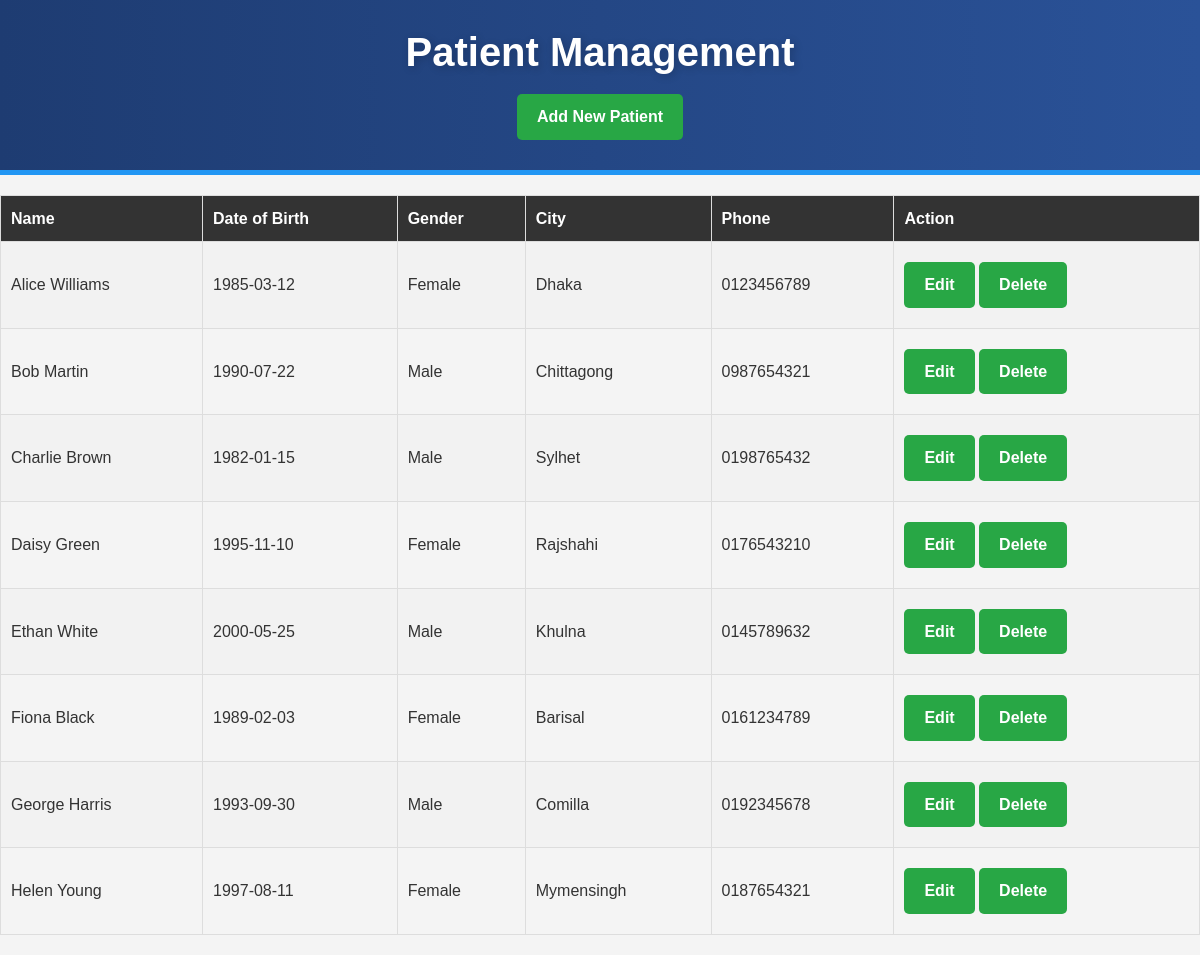
Page /management/patient_management/patients_management.php on the committed database.
### tables this page shows
CREATE TABLE `patients` (
  `patient_id` int(11) NOT NULL,
  `name` varchar(100) DEFAULT NULL,
  `date_of_birth` date DEFAULT NULL,
  `gender` varchar(10) DEFAULT NULL,
  `city` varchar(50) DEFAULT NULL,
  `phone` varchar(15) DEFAULT NULL
);

### management/patient_management/patients_management.php (the view, shortened to what this page needs)
<?php
include('../../includes/db_connection.php');
$sql = "SELECT * FROM patients";
$result = $conn->query($sql);
?>
<!DOCTYPE html>
<html lang="en">
<head>
    <link rel="stylesheet" href="assets/css/style.css">
    <link rel="stylesheet" href="patient.css">
</head>
<body>
<header>
    <h1>Patient Management</h1>
    <a href="add_patient.php" class="btn">Add New Patient</a>
</header>
<table>
    <tr>
        <th>Name</th>
        <th>Date of Birth</th>
        <th>Gender</th>
        <th>City</th>
        <th>Phone</th>
        <th>Action</th>
    </tr>
    <?php
    if ($result->num_rows > 0) {
        while ($row = $result->fetch_assoc()) {
            echo "<tr>
                    <td>" . $row['name'] . "</td>
                    <td>" . $row['date_of_birth'] . "</td>
                    <td>" . $row['gender'] . "</td>
                    <td>" . $row['city'] . "</td>
                    <td>" . $row['phone'] . "</td>
                    <td>
                        <a href='edit_patient.php?id=" . $row['patient_id'] . "' class='btn'>Edit</a>
                        <a href='delete_patient.php?id=" . $row['patient_id'] . "' class='btn'>Delete</a>
                    </td>
                </tr>";
        }
    } else {
        echo "<tr><td colspan='6'>No records found</td></tr>";
    }
    ?>
</table>
</body>
</html>

### assets/css/style.css (style rules this page uses)
* { margin: 0; padding: 0; box-sizing: border-box; }
body { font-family: "Arial", sans-serif; background: #f5f7fa; color: #333; line-height: 1.6; }
h1 { font-size: 2.5rem; margin-bottom: 20px; color: #fff; text-shadow: 2px 2px 8px rgba(0, 0, 0, 0.2); }
a { text-decoration: none; }
header { background: linear-gradient(to right, #1e3c72, #2a5298); color: #fff; text-align: center; padding: 40px 0; border-bottom: 5px solid #2196f3; }

### management/patient_management/patient.css (style rules this page uses)
body { font-family: Arial, sans-serif; margin: 0; padding: 0; background-color: #f4f4f4; }
header { background-color: #333; color: white; padding: 20px; text-align: center; }
h1 { margin: 0; }
a.btn, form button { background-color: #28a745; color: white; padding: 10px 20px; text-decoration: none; border-radius: 5px; font-weight: bold; display: inline-block; margin: 10px 0; cursor: pointer; }
table { width: 100%; margin: 20px 0; border-collapse: collapse; }
table th, table td { padding: 10px; text-align: left; border: 1px solid #ddd; }
table th { background-color: #333; color: white; }
table tr:nth-child(even) { background-color: #f2f2f2; }

### rows in the picture
patients: name "Alice Williams", date_of_birth "1985-03-12", gender "Female", city "Dhaka", phone "0123456789"
patients: name "Bob Martin", date_of_birth "1990-07-22", gender "Male", city "Chittagong", phone "0987654321"
patients: name "Charlie Brown", date_of_birth "1982-01-15", gender "Male", city "Sylhet", phone "0198765432"
patients: name "Daisy Green", date_of_birth "1995-11-10", gender "Female", city "Rajshahi", phone "0176543210"
patients: name "Ethan White", date_of_birth "2000-05-25", gender "Male", city "Khulna", phone "0145789632"
patients: name "Fiona Black", date_of_birth "1989-02-03", gender "Female", city "Barisal", phone "0161234789"
patients: name "George Harris", date_of_birth "1993-09-30", gender "Male", city "Comilla", phone "0192345678"
patients: name "Helen Young", date_of_birth "1997-08-11", gender "Female", city "Mymensingh", phone "0187654321"
